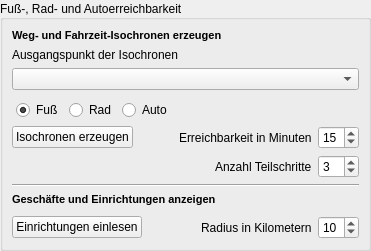
         <widget class="QgsCollapsibleGroupBox" name="mGroupBox_2">
          <property name="title">
           <string>Fuß-, Rad- und Autoerreichbarkeit</string>
          </property>
          <property name="alignment">
           <set>Qt::AlignLeading|Qt::AlignLeft|Qt::AlignVCenter</set>
          </property>
          <property name="flat">
           <bool>true</bool>
          </property>
          <property name="collapsed">
           <bool>true</bool>
          </property>
          <layout class="QVBoxLayout" name="verticalLayout_7">
           <property name="spacing">
            <number>6</number>
           </property>
           <property name="leftMargin">
            <number>9</number>
           </property>
           <property name="topMargin">
            <number>9</number>
           </property>
           <property name="rightMargin">
            <number>9</number>
           </property>
           <property name="bottomMargin">
            <number>9</number>
           </property>
           <item>
            <widget class="QLabel" name="label">
             <property name="font">
              <font>
               <pointsize>8</pointsize>
               <weight>75</weight>
               <bold>true</bold>
              </font>
             </property>
             <property name="text">
              <string>Weg- und Fahrzeit-Isochronen erzeugen</string>
             </property>
            </widget>
           </item>
           <item>
            <widget class="QLabel" name="label_11">
             <property name="text">
              <string>Ausgangspunkt der Isochronen</string>
             </property>
            </widget>
           </item>
           <item>
            <widget class="QComboBox" name="connector_combo">
             <property name="toolTip">
              <string>&lt;html&gt;&lt;head/&gt;&lt;body&gt;&lt;p&gt;&lt;span style=&quot; font-weight:600;&quot;&gt;Teilfläche auswählen&lt;/span&gt;&lt;/p&gt;&lt;p&gt;Wählen Sie hier die Teilfläche aus, deren bauliche Nutzung Sie im Folgenden definieren möchten.&lt;/p&gt;&lt;/body&gt;&lt;/html&gt;</string>
             </property>
            </widget>
           </item>
           <item>
            <layout class="QHBoxLayout" name="horizontalLayout_2">
             <property name="leftMargin">
              <number>4</number>
             </property>
             <property name="topMargin">
              <number>4</number>
             </property>
             <item>
              <widget class="QRadioButton" name="walk_radio">
               <property name="toolTip">
                <string>&lt;html&gt;&lt;head/&gt;&lt;body&gt;&lt;p&gt;&lt;span style=&quot; font-weight:600;&quot;&gt;Verkehrsmittelwahl&lt;/span&gt;&lt;/p&gt;&lt;p&gt;Wählen Sie, für welches Verkehrsmittel die Isochronen berechnet werden sollen.&lt;/p&gt;&lt;/body&gt;&lt;/html&gt;</string>
               </property>
               <property name="text">
                <string>Fuß</string>
               </property>
               <property name="checked">
                <bool>true</bool>
               </property>
              </widget>
             </item>
             <item>
              <widget class="QRadioButton" name="bike_radio">
               <property name="toolTip">
                <string>&lt;html&gt;&lt;head/&gt;&lt;body&gt;&lt;p&gt;&lt;span style=&quot; font-weight:600;&quot;&gt;Verkehrsmittelwahl&lt;/span&gt;&lt;/p&gt;&lt;p&gt;Wählen Sie, für welches Verkehrsmittel die Isochronen berechnet werden sollen.&lt;/p&gt;&lt;/body&gt;&lt;/html&gt;</string>
               </property>
               <property name="text">
                <string>Rad</string>
               </property>
              </widget>
             </item>
             <item>
              <widget class="QRadioButton" name="car_radio">
               <property name="toolTip">
                <string>&lt;html&gt;&lt;head/&gt;&lt;body&gt;&lt;p&gt;&lt;span style=&quot; font-weight:600;&quot;&gt;Verkehrsmittelwahl&lt;/span&gt;&lt;/p&gt;&lt;p&gt;Wählen Sie, für welches Verkehrsmittel die Isochronen berechnet werden sollen.&lt;/p&gt;&lt;/body&gt;&lt;/html&gt;</string>
               </property>
               <property name="text">
                <string>Auto</string>
               </property>
              </widget>
             </item>
             <item>
              <spacer name="horizontalSpacer_4">
               <property name="orientation">
                <enum>Qt::Horizontal</enum>
               </property>
               <property name="sizeHint" stdset="0">
                <size>
                 <width>40</width>
                 <height>20</height>
                </size>
               </property>
              </spacer>
             </item>
            </layout>
           </item>
           <item>
            <layout class="QHBoxLayout" name="horizontalLayout_6">
             <property name="topMargin">
              <number>0</number>
             </property>
             <item>
              <widget class="QPushButton" name="isochrones_button">
               <property name="sizePolicy">
                <sizepolicy hsizetype="Fixed" vsizetype="Fixed">
                 <horstretch>0</horstretch>
                 <verstretch>0</verstretch>
                </sizepolicy>
               </property>
               <property name="toolTip">
                <string>&lt;html&gt;&lt;head/&gt;&lt;body&gt;&lt;p&gt;&lt;span style=&quot; font-weight:600;&quot;&gt;Isochronen erzeugen&lt;/span&gt;&lt;/p&gt;&lt;p&gt;Ermitteln, welcher Bereich um das Plangebiet („Isochrone“) innerhalb einer bestimmten Zeit erreicht werden kann.&lt;/p&gt;&lt;/body&gt;&lt;/html&gt;</string>
               </property>
               <property name="layoutDirection">
                <enum>Qt::LeftToRight</enum>
               </property>
               <property name="text">
                <string>Isochronen erzeugen</string>
               </property>
               <property name="icon">
                <iconset>
                 <normaloff>../images/iconset_mob/20190619_iconset_mob_create_isochrones_3.png</normaloff>../images/iconset_mob/20190619_iconset_mob_create_isochrones_3.png</iconset>
               </property>
              </widget>
             </item>
             <item>
              <spacer name="horizontalSpacer_7">
               <property name="orientation">
                <enum>Qt::Horizontal</enum>
               </property>
               <property name="sizeHint" stdset="0">
                <size>
                 <width>40</width>
                 <height>20</height>
                </size>
               </property>
              </spacer>
             </item>
             <item>
              <widget class="QLabel" name="label_3">
               <property name="toolTip">
                <string>&lt;html&gt;&lt;head/&gt;&lt;body&gt;&lt;p&gt;&lt;span style=&quot; font-weight:600;&quot;&gt;Erreichbarkeit in Minuten&lt;/span&gt;&lt;/p&gt;&lt;p&gt;Geben Sie die Wegzeit an, für die die Isochrone berechnet werden sollen. Je länger die Wegzeit, desto größer die Isochrone.&lt;/p&gt;&lt;/body&gt;&lt;/html&gt;</string>
               </property>
               <property name="text">
                <string>Erreichbarkeit in Minuten</string>
               </property>
              </widget>
             </item>
             <item>
              <widget class="QSpinBox" name="cutoff_input">
               <property name="toolTip">
                <string>&lt;html&gt;&lt;head/&gt;&lt;body&gt;&lt;p&gt;&lt;span style=&quot; font-weight:600;&quot;&gt;Erreichbarkeit in Minuten&lt;/span&gt;&lt;/p&gt;&lt;p&gt;Geben Sie die Wegzeit an, für die die Isochrone berechnet werden sollen. Je länger die Wegzeit, desto größer die Isochrone.&lt;/p&gt;&lt;/body&gt;&lt;/html&gt;</string>
               </property>
               <property name="minimum">
                <number>1</number>
               </property>
               <property name="maximum">
                <number>60</number>
               </property>
               <property name="value">
                <number>15</number>
               </property>
              </widget>
             </item>
            </layout>
           </item>
           <item>
            <layout class="QHBoxLayout" name="horizontalLayout_7">
             <property name="topMargin">
              <number>0</number>
             </property>
             <item>
              <spacer name="horizontalSpacer_6">
               <property name="orientation">
                <enum>Qt::Horizontal</enum>
               </property>
               <property name="sizeHint" stdset="0">
                <size>
                 <width>40</width>
                 <height>20</height>
                </size>
               </property>
              </spacer>
             </item>
             <item>
              <widget class="QLabel" name="label_4">
               <property name="toolTip">
                <string>&lt;html&gt;&lt;head/&gt;&lt;body&gt;&lt;p&gt;&lt;span style=&quot; font-weight:600;&quot;&gt;Anzahl Teilschritte&lt;/span&gt;&lt;/p&gt;&lt;p&gt;Sie können die Isochrone für die gewählte Wegzeit in gleichmäßige Teilisochronen aufteilen. Drei Teilschritte bei 15 min Wegzeit erzeugen drei Teilisochronen. Eine bis 5 min, eine zweite bis 10 min, eine dritte bis 15 min.&lt;/p&gt;&lt;/body&gt;&lt;/html&gt;</string>
               </property>
               <property name="text">
                <string>Anzahl Teilschritte</string>
               </property>
              </widget>
             </item>
             <item>
              <widget class="QSpinBox" name="timestep_input">
               <property name="sizePolicy">
                <sizepolicy hsizetype="Fixed" vsizetype="Fixed">
                 <horstretch>0</horstretch>
                 <verstretch>0</verstretch>
                </sizepolicy>
               </property>
               <property name="toolTip">
                <string>&lt;html&gt;&lt;head/&gt;&lt;body&gt;&lt;p&gt;&lt;span style=&quot; font-weight:600;&quot;&gt;Anzahl Teilschritte&lt;/span&gt;&lt;/p&gt;&lt;p&gt;Sie können die Isochrone für die gewählte Wegzeit in gleichmäßige Teilisochronen aufteilen. Drei Teilschritte bei 15 min Wegzeit erzeugen drei Teilisochronen. Eine bis 5 min, eine zweite bis 10 min, eine dritte bis 15 min.&lt;/p&gt;&lt;/body&gt;&lt;/html&gt;</string>
               </property>
               <property name="minimum">
                <number>1</number>
               </property>
               <property name="maximum">
                <number>20</number>
               </property>
               <property name="value">
                <number>3</number>
               </property>
              </widget>
             </item>
            </layout>
           </item>
           <item>
            <widget class="Line" name="line_2">
             <property name="orientation">
              <enum>Qt::Horizontal</enum>
             </property>
            </widget>
           </item>
           <item>
            <widget class="QLabel" name="label_7">
             <property name="font">
              <font>
               <pointsize>8</pointsize>
               <weight>75</weight>
               <bold>true</bold>
              </font>
             </property>
             <property name="text">
              <string>Geschäfte und Einrichtungen anzeigen</string>
             </property>
            </widget>
           </item>
           <item>
            <layout class="QHBoxLayout" name="horizontalLayout_8">
             <property name="topMargin">
              <number>4</number>
             </property>
             <item>
              <widget class="QPushButton" name="facilities_button">
               <property name="sizePolicy">
                <sizepolicy hsizetype="Fixed" vsizetype="Fixed">
                 <horstretch>0</horstretch>
                 <verstretch>0</verstretch>
                </sizepolicy>
               </property>
               <property name="toolTip">
                <string>&lt;html&gt;&lt;head/&gt;&lt;body&gt;&lt;p&gt;&lt;span style=&quot; font-weight:600;&quot;&gt;Einrichtungen einlesen&lt;/span&gt;&lt;/p&gt;&lt;p&gt;Kitas, Schulen, Arztpraxen, Läden und Autobahnauffahrten in der Umgebung der Planfläche ermitteln und einblenden.&lt;/p&gt;&lt;/body&gt;&lt;/html&gt;</string>
               </property>
               <property name="layoutDirection">
                <enum>Qt::LeftToRight</enum>
               </property>
               <property name="text">
                <string>Einrichtungen einlesen</string>
               </property>
               <property name="icon">
                <iconset>
                 <normaloff>../images/iconset_mob/20190619_iconset_mob_get_features_1.png</normaloff>../images/iconset_mob/20190619_iconset_mob_get_features_1.png</iconset>
               </property>
               <property name="checkable">
                <bool>false</bool>
               </property>
              </widget>
             </item>
             <item>
              <spacer name="horizontalSpacer_8">
               <property name="orientation">
                <enum>Qt::Horizontal</enum>
               </property>
               <property name="sizeHint" stdset="0">
                <size>
                 <width>40</width>
                 <height>20</height>
                </size>
               </property>
              </spacer>
             </item>
             <item>
              <widget class="QLabel" name="label_5">
               <property name="toolTip">
                <string>&lt;html&gt;&lt;head/&gt;&lt;body&gt;&lt;p&gt;&lt;span style=&quot; font-weight:600;&quot;&gt;Radius in Kilometern&lt;/span&gt;&lt;/p&gt;&lt;p&gt;Geben Sie den Radius in Kilometern an, innerhalb dessen Einrichtungen in der Umgebung der Planfläche ermittelt werden sollen.&lt;/p&gt;&lt;/body&gt;&lt;/html&gt;</string>
               </property>
               <property name="text">
                <string>Radius in Kilometern</string>
               </property>
              </widget>
             </item>
             <item>
              <widget class="QSpinBox" name="radius_input">
               <property name="toolTip">
                <string>&lt;html&gt;&lt;head/&gt;&lt;body&gt;&lt;p&gt;&lt;span style=&quot; font-weight:600;&quot;&gt;Radius in Kilometern&lt;/span&gt;&lt;/p&gt;&lt;p&gt;Geben Sie den Radius in Kilometern an, innerhalb dessen Einrichtungen in der Umgebung der Planfläche ermittelt werden sollen.&lt;/p&gt;&lt;/body&gt;&lt;/html&gt;</string>
               </property>
               <property name="minimum">
                <number>1</number>
               </property>
               <property name="value">
                <number>10</number>
               </property>
              </widget>
             </item>
            </layout>
           </item>
          </layout>
         </widget>
